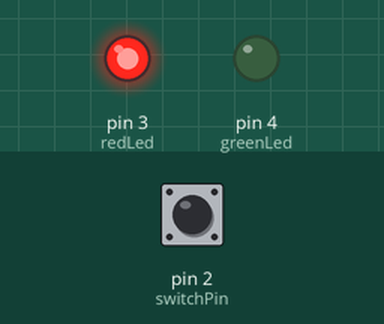
This sketch was run on a simulated Arduino Uno, built with avr-gcc and run on an emulated ATmega328P. Shown: output pins drawn as LEDs (lit = HIGH). The test bench sets the inputs (shaded band); at power-on: pin 2 (switchPin) LOW.

Above: at 1.8 s.
1.9 s: pin 2 (switchPin) pulled HIGH for 1 s
At 3.4 s:
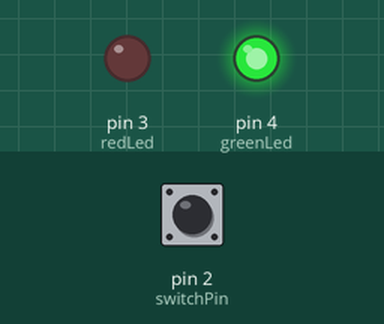
Timing chart, 0 to 15.7 s (numbered marks = the images above; inputs shaded):
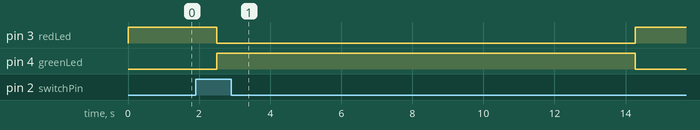

The sketch:

arduinopostbox.ino
```cpp
// (licence header left out)
//Declare switch Pin No
const int switchPin = 2;
//Declare Red LED Pin No
const int redLed =  3;
//Declare Green (or Blue) LED Pin No
const int greenLed =  4;
//Declare the number of hours before reset
const int resetHours = 12;
//Calculate reset time in milliseconds
int resetTime = 1000 * 60 * 60 * resetHours;

void setup() {
  //Declare inputs and outputs
  pinMode(redLed, OUTPUT);
  pinMode(greenLed, OUTPUT);
  pinMode(switchPin, INPUT);

  //Set the LED starting values
  digitalWrite(redLed, HIGH);
  digitalWrite(greenLed, LOW);
}

void loop() {
  //If the post box is open (Switch closed)
  if (digitalRead(switchPin) == HIGH) {
    //Wait for 500 milliseconds (debounce - prevent false positives)
    delay(500);
    //If the post box is still open (Switch closed)
    if (digitalRead(switchPin) == HIGH) {
      //Swap the LED values (Post in box)
      digitalWrite(redLed, LOW);
      digitalWrite(greenLed, HIGH);
      //Wait for the specified reset time
      delay(resetTime);
      //Swap the LED values (Reset)
      digitalWrite(redLed, HIGH);
      digitalWrite(greenLed, LOW);
    }
  }
  //Wait 500 milliseconds before running loop again (Prvent damage to microcontroller)
  delay(500);
}
```

Measured:
- after the input at 1.9 s, pin 3 (redLed): HIGH → LOW after 0.60 s, → HIGH 11.8 s later; pin 4 (greenLed): LOW → HIGH after 0.60 s, → LOW 11.8 s later
